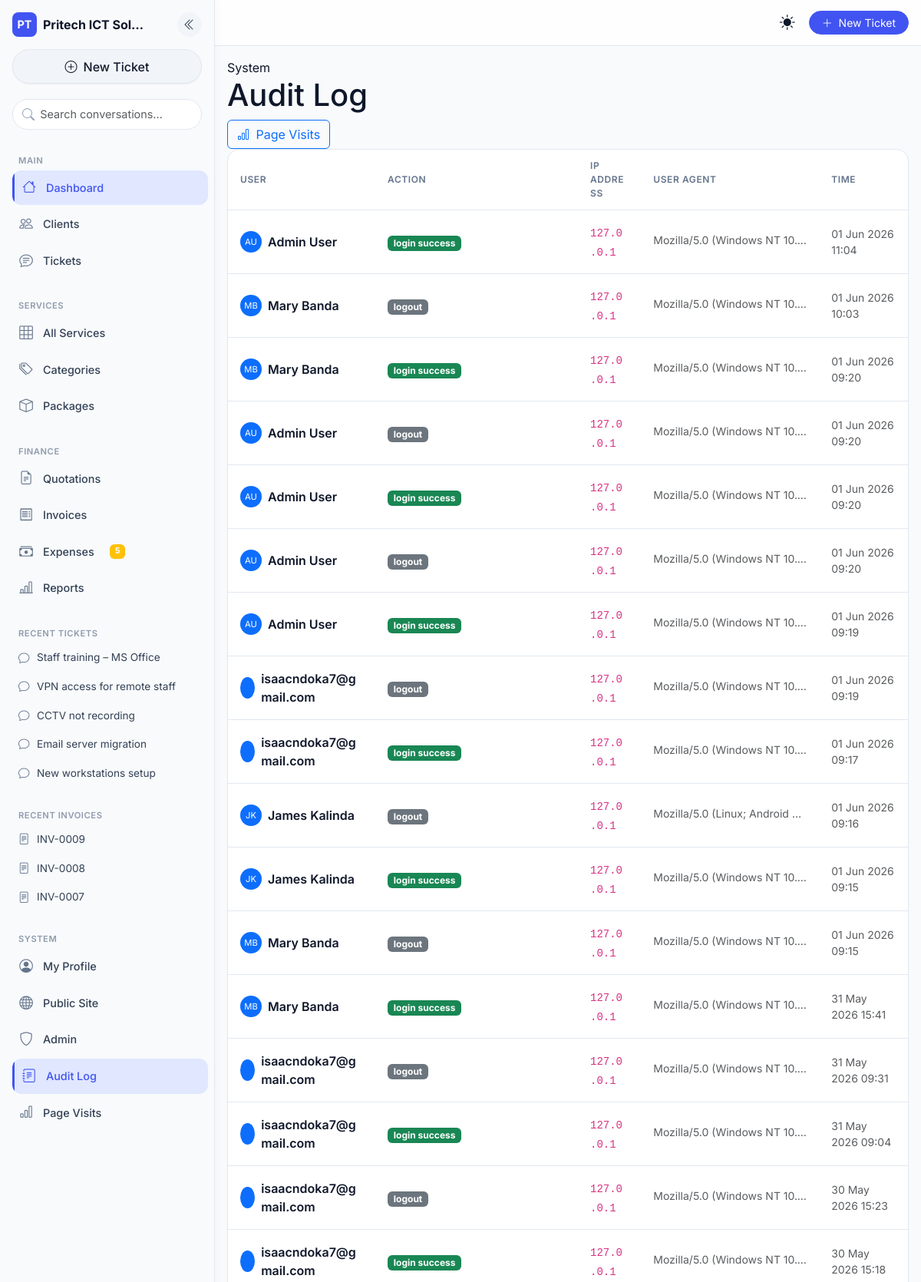
Page /dashboard/audit/ (signed in, upper part) on the committed database.
### core/models.py (models this page shows, shortened)
class SiteConfig(models.Model):
    company_name = models.CharField(max_length=200, default='Pritech ICT Solutions')
    tagline = models.CharField(max_length=300, blank=True)
    logo = models.ImageField(upload_to='logo/', null=True, blank=True)
    email = models.EmailField(blank=True)
    phone = models.CharField(max_length=30, blank=True)
    address = models.TextField(blank=True)
    website = models.URLField(blank=True)
    vat_rate = models.DecimalField(max_digits=5, decimal_places=4, default=0.165)
    currency = models.CharField(max_length=10, default='MWK')
    currency_symbol = models.CharField(max_length=5, default='K')
    bank_name = models.CharField(max_length=100, blank=True)
    bank_account = models.CharField(max_length=50, blank=True)
    mobile_money = models.CharField(max_length=50, blank=True)
    invoice_footer = models.TextField(blank=True)
    class Meta:
        verbose_name = 'Site Configuration'
    @classmethod
    def get(cls):
        obj, _ = cls.objects.get_or_create(pk=1)
        return obj

### tickets/models.py (models this page shows, shortened)
class Ticket(models.Model):
    STATUS_CHOICES = [
        ('open', 'Open'),
        ('assigned', 'Assigned'),
        ('in_progress', 'In Progress'),
        ('resolved', 'Resolved'),
        ('closed', 'Closed'),
        ('escalated', 'Escalated'),
    ]
    PRIORITY_CHOICES = [
        ('low', 'Low'),
        ('medium', 'Medium'),
        ('high', 'High'),
        ('critical', 'Critical'),
    ]
    VALID_TRANSITIONS = {
        'open': ['assigned', 'closed'],
        'assigned': ['in_progress', 'open'],
        'in_progress': ['resolved', 'escalated', 'assigned'],
        'resolved': ['closed', 'open'],
        'escalated': ['in_progress', 'assigned'],
        'closed': ['open'],
    }
    ticket_number = models.CharField(max_length=20, unique=True, blank=True)
    title = models.CharField(max_length=300)
    description = QuillField()
    client = models.ForeignKey(
        'clients.ClientOrganization',
        on_delete=models.CASCADE,
        related_name='tickets',
        db_index=True  # Performance index
    )
    service = models.ForeignKey('services.Service', on_delete=models.SET_NULL, null=True, blank=True)
    assigned_to = models.ForeignKey(
        settings.AUTH_USER_MODEL,
        on_delete=models.SET_NULL,
        null=True, blank=True,
        related_name='assigned_tickets',
        db_index=True
    )
    created_by = models.ForeignKey(
        settings.AUTH_USER_MODEL,
        on_delete=models.SET_NULL,
        null=True, blank=True,
        related_name='created_tickets'
    )
    status = models.CharField(max_length=20, choices=STATUS_CHOICES, default='open', db_index=True)
    priority = models.CharField(max_length=10, choices=PRIORITY_CHOICES, default='medium', db_index=True)
    created_at = models.DateTimeField(auto_now_add=True, db_index=True)
    updated_at = models.DateTimeField(auto_now=True)
    resolved_at = models.DateTimeField(null=True, blank=True)
    history = HistoricalRecords()
    class Meta:
        ordering = ['-created_at']

### finance/models.py (models this page shows, shortened)
class Invoice(models.Model):
    STATUS_CHOICES = [
        ('draft', 'Draft'),
        ('issued', 'Issued'),
        ('partial', 'Partially Paid'),
        ('paid', 'Paid'),
        ('overdue', 'Overdue'),
        ('cancelled', 'Cancelled'),
    ]
    invoice_number = models.CharField(max_length=30, unique=True, blank=True)
    client = models.ForeignKey('clients.ClientOrganization', on_delete=models.PROTECT, related_name='invoices', db_index=True)
    ticket = models.ForeignKey('tickets.Ticket', on_delete=models.SET_NULL, null=True, blank=True, related_name='invoices')
    issue_date = models.DateField(db_index=True)
    due_date = models.DateField()
    subtotal = models.DecimalField(max_digits=14, decimal_places=2, default=0)
    tax_amount = models.DecimalField(max_digits=14, decimal_places=2, default=0)
    total_amount = models.DecimalField(max_digits=14, decimal_places=2, default=0)
    amount_paid = models.DecimalField(max_digits=14, decimal_places=2, default=0)
    status = models.CharField(max_length=20, choices=STATUS_CHOICES, default='draft', db_index=True)
    notes = QuillField(blank=True)
    created_by = models.ForeignKey(settings.AUTH_USER_MODEL, on_delete=models.SET_NULL, null=True)
    created_at = models.DateTimeField(auto_now_add=True)
    subscription = models.ForeignKey('ClientSubscription', on_delete=models.SET_NULL, null=True, blank=True, related_name='invoices')
    history = HistoricalRecords()
    class Meta:
        ordering = ['-created_at']

### accounts/models.py (models this page shows, shortened)
class UserAuditLog(models.Model):
    user = models.ForeignKey(User, on_delete=models.SET_NULL, null=True, blank=True)
    action = models.CharField(max_length=255)
    ip_address = models.GenericIPAddressField(null=True, blank=True)
    user_agent = models.TextField(blank=True)
    timestamp = models.DateTimeField(auto_now_add=True)
    class Meta:
        ordering = ['-timestamp']

class User(AbstractUser):
    id = models.UUIDField(primary_key=True, default=uuid.uuid4, editable=False)
    USER_TYPE_CHOICES = (('client', 'Client'), ('staff', 'Staff'))
    CLIENT_ROLE_CHOICES = [
        ('admin', 'Administrator'),
        ('viewer', 'Viewer'),
        ('billing', 'Billing'),
    ]
    user_type = models.CharField(max_length=10, choices=USER_TYPE_CHOICES, default='client')
    email = models.EmailField(unique=True)
    phone_number = models.CharField(max_length=20, unique=True, null=True, blank=True)
    national_id = models.CharField(max_length=50, unique=True, null=True, blank=True)
    physical_address = models.TextField(blank=True)
    last_login_ip = models.GenericIPAddressField(null=True, blank=True)
    client_role = models.CharField(
        max_length=20,
        choices=CLIENT_ROLE_CHOICES,
        default='viewer',
        blank=True,
        help_text="Role within the client organization (only for client users)"
    )
    is_2fa_enabled = models.BooleanField(default=False)
    USERNAME_FIELD = 'email'
    REQUIRED_FIELDS = ['username']
    def has_role(self, role_code):
        return self.user_roles.filter(role__code=role_code).exists()
    def has_perm_code(self, permission_code):
        from .models import RolePermission
        return RolePermission.objects.filter(
            role__user_roles__user=self,
            permission__code=permission_code
        ).exists()

### core/views.py (the view)
# urls.py: path('audit/', AuditLogView.as_view(), name='audit_log'),
class AuditLogView(LoginRequiredMixin, ListView):
    model = UserAuditLog
    template_name = 'core/audit_log.html'
    context_object_name = 'logs'
    paginate_by = 50
    def get_queryset(self):
        return UserAuditLog.objects.select_related('user').order_by('-timestamp')

### templates/core/audit_log.html (shortened to what this page needs)
{% extends "base.html" %}
{% load core_tags %}
{% block content %}
<div class="page-header">
  <div>
    <div class="page-breadcrumb">System</div>
    <h1>Audit Log</h1>
  </div>
  <div class="d-flex gap-2">
    <a href="{% url 'page_visits' %}" class="btn btn-outline-primary">
      <i class="bi bi-bar-chart me-1"></i> Page Visits
    </a>
  </div>
</div>
<div class="card">
  <div class="table-responsive">
    <table class="modern-table">
      <thead>
        <tr>
          <th>User</th>
          <th>Action</th>
          <th>IP Address</th>
          <th>User Agent</th>
          <th>Time</th>
        </tr>
      </thead>
      <tbody>
        {% for log in logs %}
        <tr>
          <td>
            {% if log.user %}
            <div class="d-flex align-items-center gap-2">
              <div class="avatar-sm bg-primary text-white rounded-circle d-flex align-items-center justify-content-center" style="width: 28px; height: 28px; font-size: 0.7rem;">
                {{ log.user.first_name|first|upper }}{{ log.user.last_name|first|upper }}
              </div>
              <span class="fw-semibold">{{ log.user.get_full_name|default:log.user.email }}</span>
            </div>
            {% else %}
            <span class="text-muted">Anonymous</span>
            {% endif %}
          </td>
          <td>
            <span class="badge
              {% if 'login_success' in log.action %}bg-success
              {% elif 'logout' in log.action %}bg-secondary
              {% elif 'login_failed' in log.action %}bg-danger
              {% else %}bg-primary{% endif %}">
              {{ log.action|replace:"_: " }}
            </span>
          </td>
          <td>
            <code class="small">{{ log.ip_address|default:"—" }}</code>
          </td>
          <td>
            <span class="text-muted small text-truncate d-inline-block" style="max-width: 200px;" title="{{ log.user_agent }}">
              {{ log.user_agent|truncatechars:60|default:"—" }}
            </span>
          </td>
          <td class="small text-muted">{{ log.timestamp|date:"d M Y H:i" }}</td>
        </tr>
        {% endfor %}
      </tbody>
    </table>
  </div>
</div>
{% endblock %}

### templates/base.html (shortened to what this page needs)
{% load static %}
{% load account_tags %}
{% load core_tags %}
<!DOCTYPE html>
<html lang="en" data-theme="light" data-bs-theme="light">
<head>
  <link href="https://cdn.jsdelivr.net/npm/bootstrap@5.3.0/dist/css/bootstrap.min.css" rel="stylesheet">
  <link rel="stylesheet" href="https://cdn.jsdelivr.net/npm/bootstrap-icons@1.11.0/font/bootstrap-icons.css">
  <link rel="stylesheet" href="{% static 'css/mobile-first.css' %}">
</head>
<body class="{% if request.user.is_authenticated %}sidebar-expanded{% endif %}">
  {% if request.user.is_authenticated %}
  <aside class="desktop-sidebar d-none d-lg-flex">
    <div class="sidebar-header">
      <div class="d-flex align-items-center justify-content-between mb-3">
        <div class="d-flex align-items-center gap-2">
          <div class="brand-icon"><span class="fw-bold">PT</span></div>
          <span class="fw-bold brand-name">{{ site_config.company_name|truncatechars:16 }}</span>
        </div>
        <button class="sidebar-collapse-btn" id="sidebarCollapseBtn" type="button"
                data-bs-toggle="tooltip" title="Collapse sidebar" aria-label="Collapse sidebar">
          <i class="bi bi-chevron-double-left"></i>
        </button>
      </div>
      <a href="{% url 'ticket_create' %}" class="new-chat-btn"><i class="bi bi-plus-circle"></i> New Ticket</a>
    </div>
    <div class="sidebar-search">
      <input type="text" class="form-control" placeholder="Search conversations...">
    </div>
    <div class="sidebar-nav-section">
      <div class="nav-label">Main</div>
      <a href="{% url 'dashboard' %}" class="ai-nav-link"><i class="bi bi-house"></i> Dashboard</a>
      {% if request.user|has_any_role:'ADMIN,SALES,FINANCE' %}
        <a href="{% url 'client_list' %}" class="ai-nav-link"><i class="bi bi-people"></i> Clients</a>
      {% endif %}
      <a href="{% url 'ticket_list' %}" class="ai-nav-link"><i class="bi bi-chat-text"></i> Tickets</a>
      {% if request.user.is_staff %}
        <div class="nav-label mt-3">Services</div>
        <a href="{% url 'service_list' %}" class="ai-nav-link"><i class="bi bi-grid-3x3"></i> All Services</a>
        <a href="{% url 'service_category_list' %}" class="ai-nav-link"><i class="bi bi-tags"></i> Categories</a>
        <a href="{% url 'service_package_list' %}" class="ai-nav-link"><i class="bi bi-box"></i> Packages</a>
      {% endif %}
      {% if request.user|has_perm:'view_finance_dashboard' or request.user.is_staff %}
        <div class="nav-label mt-3">Finance</div>
        <a href="{% url 'quotation_list' %}" class="ai-nav-link"><i class="bi bi-file-earmark-text"></i> Quotations</a>
        <a href="{% url 'invoice_list' %}" class="ai-nav-link"><i class="bi bi-receipt"></i> Invoices</a>
        <a href="{% url 'expense_list' %}?status=pending" class="ai-nav-link">
          <i class="bi bi-cash-stack"></i> Expenses
          {% if pending_expenses_count %}
            <span class="badge bg-warning ms-2">{{ pending_expenses_count }}</span>
          {% endif %}
        </a>
        <a href="{% url 'finance_reports' %}" class="ai-nav-link"><i class="bi bi-bar-chart-line"></i> Reports</a>
      {% endif %}
      <div class="recent-section">
        <div class="nav-label">Recent Tickets</div>
        {% if recent_sidebar_tickets %}
          {% for ticket in recent_sidebar_tickets|slice:":5" %}
            <a href="{% url 'ticket_detail' ticket.pk %}" class="recent-item" title="{{ ticket.title }}">
              <i class="bi bi-chat"></i><span class="flex-grow-1 text-truncate">{{ ticket.title }}</span>
            </a>
          {% endfor %}
        {% else %}
          <div class="text-muted small px-2 py-2">No recent tickets</div>
        {% endif %}
      </div>
      <div class="recent-section">
        <div class="nav-label">Recent Invoices</div>
        {% if recent_sidebar_invoices %}
          {% for invoice in recent_sidebar_invoices|slice:":3" %}
            <a href="{% url 'invoice_detail' invoice.pk %}" class="recent-item">
              <i class="bi bi-file-text"></i><span class="flex-grow-1 text-truncate">{{ invoice.invoice_number }}</span>
            </a>
          {% endfor %}
        {% else %}
          <div class="text-muted small px-2 py-2">No recent invoices</div>
        {% endif %}
      </div>
      <div class="nav-label mt-3">System</div>
      <a href="{% url 'profile' %}" class="ai-nav-link"><i class="bi bi-person-circle"></i> My Profile</a>
      <a href="{% url 'home' %}" class="ai-nav-link"><i class="bi bi-globe"></i> Public Site</a>
      {% if request.user.is_staff %}
        <a href="{% url 'admin:index' %}" class="ai-nav-link"><i class="bi bi-shield"></i> Admin</a>
        <a href="{% url 'audit_log' %}" class="ai-nav-link"><i class="bi bi-journal-text"></i> Audit Log</a>
        <a href="{% url 'page_visits' %}" class="ai-nav-link"><i class="bi bi-bar-chart"></i> Page Visits</a>
      {% endif %}
    </div>
  </aside>
  {% endif %}
  <header class="topbar sticky-top {% if request.user.is_authenticated %}topbar-desktop{% endif %}">
    <div class="d-flex align-items-center h-100 px-3">
      {% if request.user.is_authenticated %}
      <button class="desktop-menu-btn d-none d-lg-block me-2" id="desktopMenuToggle" type="button"
              data-bs-toggle="tooltip" title="Toggle sidebar" aria-label="Toggle sidebar">
      </button>
      {% endif %}
      <span class="page-title fw-semibold flex-grow-1">{% block page_title %}Dashboard{% endblock %}</span>
      <button class="theme-toggle-btn me-2" id="themeToggle" type="button"
              data-bs-toggle="tooltip" title="Switch theme" aria-label="Switch dark/light mode">
        <i class="bi bi-sun-fill light-icon"></i>
      </button>
      {% if request.user.is_authenticated %}
      <a href="{% url 'ticket_create' %}" class="btn btn-primary btn-sm rounded-pill px-3 d-none d-sm-block">
        <i class="bi bi-plus-lg me-1"></i> New Ticket
      </a>
      {% endif %}
    </div>
  </header>
  <main id="main-content" class="main-content pb-6 mb-4 {% if request.user.is_authenticated %}main-content-desktop{% endif %}">
    <div class="container-fluid py-3">
      {% block content %}{% endblock %}
    </div>
  </main>
</body>
</html>

### rows in the picture
SiteConfig: company_name "Pritech ICT Sol…"
Ticket: title "Staff training – MS Office"
Ticket: title "VPN access for remote staff"
Ticket: title "CCTV not recording"
Ticket: title "Email server migration"
Ticket: title "New workstations setup"
Invoice: invoice_number "INV-0009"
Invoice: invoice_number "INV-0008"
Invoice: invoice_number "INV-0007"
UserAuditLog: user.first_name|first "A", user.last_name|first "U", user.get_full_name "Admin User", action "login success", ip_address "127.0.0.1", user_agent "Mozilla/5.0 (Windows NT 10.…", timestamp "01 Jun 2026 11:04"
UserAuditLog: user.first_name|first "M", user.last_name|first "B", user.get_full_name "Mary Banda", action "logout", ip_address "127.0.0.1", user_agent "Mozilla/5.0 (Windows NT 10.…", timestamp "01 Jun 2026 10:03"
UserAuditLog: user.first_name|first "M", user.last_name|first "B", user.get_full_name "Mary Banda", action "login success", ip_address "127.0.0.1", user_agent "Mozilla/5.0 (Windows NT 10.…", timestamp "01 Jun 2026 09:20"
UserAuditLog: user.first_name|first "A", user.last_name|first "U", user.get_full_name "Admin User", action "logout", ip_address "127.0.0.1", user_agent "Mozilla/5.0 (Windows NT 10.…", timestamp "01 Jun 2026 09:20"
UserAuditLog: user.first_name|first "A", user.last_name|first "U", user.get_full_name "Admin User", action "login success", ip_address "127.0.0.1", user_agent "Mozilla/5.0 (Windows NT 10.…", timestamp "01 Jun 2026 09:20"
UserAuditLog: user.first_name|first "A", user.last_name|first "U", user.get_full_name "Admin User", action "logout", ip_address "127.0.0.1", user_agent "Mozilla/5.0 (Windows NT 10.…", timestamp "01 Jun 2026 09:20"
UserAuditLog: user.first_name|first "A", user.last_name|first "U", user.get_full_name "Admin User", action "login success", ip_address "127.0.0.1", user_agent "Mozilla/5.0 (Windows NT 10.…", timestamp "01 Jun 2026 09:19"
UserAuditLog: user.get_full_name "isaacndoka7@gmail.com", action "logout", ip_address "127.0.0.1", user_agent "Mozilla/5.0 (Windows NT 10.…", timestamp "01 Jun 2026 09:19"
UserAuditLog: user.get_full_name "isaacndoka7@gmail.com", action "login success", ip_address "127.0.0.1", user_agent "Mozilla/5.0 (Windows NT 10.…", timestamp "01 Jun 2026 09:17"
UserAuditLog: user.first_name|first "J", user.last_name|first "K", user.get_full_name "James Kalinda", action "logout", ip_address "127.0.0.1", user_agent "Mozilla/5.0 (Linux; Android…", timestamp "01 Jun 2026 09:16"
UserAuditLog: user.first_name|first "J", user.last_name|first "K", user.get_full_name "James Kalinda", action "login success", ip_address "127.0.0.1", user_agent "Mozilla/5.0 (Windows NT 10.…", timestamp "01 Jun 2026 09:15"
UserAuditLog: user.first_name|first "M", user.last_name|first "B", user.get_full_name "Mary Banda", action "logout", ip_address "127.0.0.1", user_agent "Mozilla/5.0 (Windows NT 10.…", timestamp "01 Jun 2026 09:15"
UserAuditLog: user.first_name|first "M", user.last_name|first "B", user.get_full_name "Mary Banda", action "login success", ip_address "127.0.0.1", user_agent "Mozilla/5.0 (Windows NT 10.…", timestamp "31 May 2026 15:41"
UserAuditLog: user.get_full_name "isaacndoka7@gmail.com", action "logout", ip_address "127.0.0.1", user_agent "Mozilla/5.0 (Windows NT 10.…", timestamp "31 May 2026 09:31"
UserAuditLog: user.get_full_name "isaacndoka7@gmail.com", action "login success", ip_address "127.0.0.1", user_agent "Mozilla/5.0 (Windows NT 10.…", timestamp "31 May 2026 09:04"
UserAuditLog: user.get_full_name "isaacndoka7@gmail.com", action "logout", ip_address "127.0.0.1", user_agent "Mozilla/5.0 (Windows NT 10.…", timestamp "30 May 2026 15:23"
UserAuditLog: user.get_full_name "isaacndoka7@gmail.com", action "login success", ip_address "127.0.0.1", user_agent "Mozilla/5.0 (Windows NT 10.…", timestamp "30 May 2026 15:18"

### other values in the picture
{{ pending_expenses_count }} "5"
